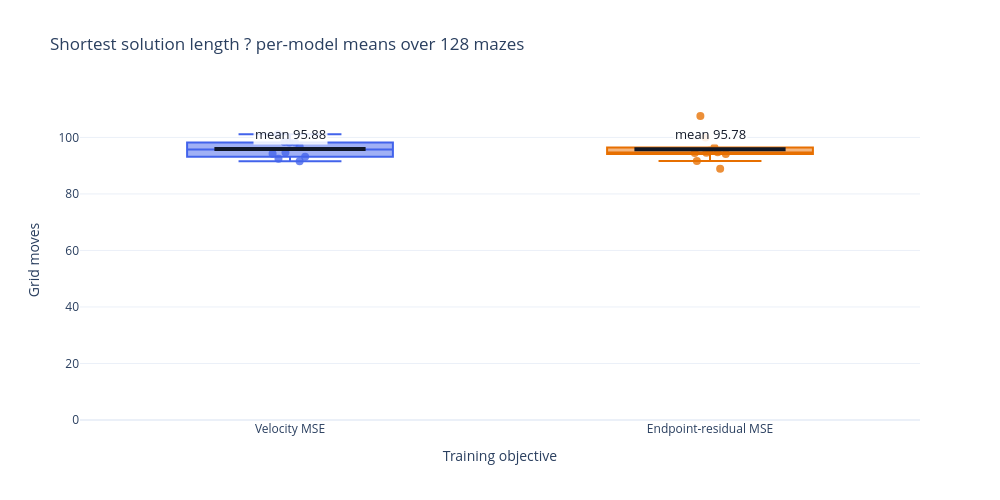
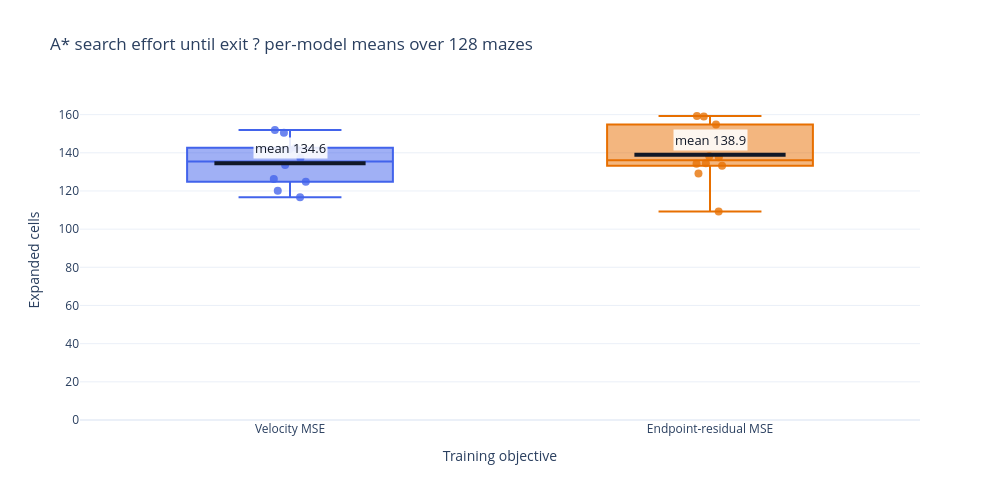

The notebook cell these images were saved under, in order:
### Markdown cell above
## 7. Solution length and A* search effort

For each generated maze, calculate the shortest entrance-to-exit path length with BFS and count A* expansions until the exit is reached. The goal cell is included in the expansion count. If the exit is unreachable, the shortest length is undefined; A* expansions count all cells searched before the frontier is exhausted.

The plots compare each model's mean over the generated mazes, grouped by training objective. The shortest-length mean is conditioned on solvable mazes.

### Code cell
from collections import deque
import heapq

MAZE_START = (0, 1)
MAZE_GOAL = (31, 30)
MAZE_DIRECTIONS = ((-1, 0), (1, 0), (0, -1), (0, 1))

# Notebook cells may be rerun out of order; refresh stale samples without mazes.
if "evaluation_initial_states" not in globals():
    evaluation_rng = torch.Generator(device=DEVICE).manual_seed(SEED + 501)
    evaluation_initial_states = torch.randn(
        N_METRIC_SAMPLES,
        EMBEDDING_DIM,
        32,
        32,
        generator=evaluation_rng,
        device=DEVICE,
        dtype=binary_embeddings.dtype,
    )
for model_name, candidate in models.items():
    old_result = solvability_results.get(model_name)
    if old_result is None or "mazes" not in old_result:
        continuous = sample_flow(candidate, evaluation_initial_states, steps=ODE_STEPS)
        generated_mazes = (
            torch.einsum("bdhw,kd->bkhw", continuous, binary_embeddings)
            .argmax(dim=1)
            .cpu()
            .numpy()
            .astype(np.uint8)
        )
        solved = np.asarray(
            [solvability_rate([maze]) == 1.0 for maze in generated_mazes]
        )
        solvability_results[model_name] = {
            "objective": MODEL_META[model_name]["objective"],
            "replicate": MODEL_META[model_name]["replicate"],
            "solvable": solved,
            "mazes": generated_mazes,
            "rate": float(solved.mean()),
        }
solvability_results = {name: solvability_results[name] for name in models}


def shortest_path_length_and_astar_expansions(maze):
    passable = np.asarray(maze, dtype=bool)
    height, width = passable.shape

    def neighbors(cell):
        row, col = cell
        for dr, dc in MAZE_DIRECTIONS:
            nr, nc = row + dr, col + dc
            if 0 <= nr < height and 0 <= nc < width and passable[nr, nc]:
                yield nr, nc

    shortest_length = np.nan
    if passable[MAZE_START]:
        distances = {MAZE_START: 0}
        queue = deque([MAZE_START])
        while queue:
            cell = queue.popleft()
            for nxt in neighbors(cell):
                if nxt not in distances:
                    distances[nxt] = distances[cell] + 1
                    queue.append(nxt)
        if MAZE_GOAL in distances:
            shortest_length = float(distances[MAZE_GOAL])

    if not passable[MAZE_START]:
        return shortest_length, 0

    def heuristic(cell):
        return abs(cell[0] - MAZE_GOAL[0]) + abs(cell[1] - MAZE_GOAL[1])

    frontier = [(heuristic(MAZE_START), 0, MAZE_START)]
    best_cost = {MAZE_START: 0}
    closed = set()
    expansions = 0
    while frontier:
        _, cost, cell = heapq.heappop(frontier)
        if cell in closed or cost != best_cost.get(cell):
            continue
        closed.add(cell)
        expansions += 1
        if cell == MAZE_GOAL:
            break
        for nxt in neighbors(cell):
            new_cost = cost + 1
            if new_cost < best_cost.get(nxt, float("inf")):
                best_cost[nxt] = new_cost
                heapq.heappush(frontier, (new_cost + heuristic(nxt), new_cost, nxt))
    return shortest_length, expansions


maze_metrics_by_model = {}
for model_name, result in solvability_results.items():
    per_maze = [
        shortest_path_length_and_astar_expansions(maze) for maze in result["mazes"]
    ]
    lengths = np.asarray([item[0] for item in per_maze], dtype=float)
    expansions = np.asarray([item[1] for item in per_maze], dtype=float)
    maze_metrics_by_model[model_name] = {
        "shortest_solution_length": (
            float(np.nanmean(lengths)) if np.isfinite(lengths).any() else np.nan
        ),
        "astar_expansions": float(expansions.mean()),
        "solved_samples": int(np.isfinite(lengths).sum()),
    }


def plot_metric_boxplot(metric, title, y_title):
    fig = go.Figure()
    for objective_index, objective in enumerate(OBJECTIVES):
        names = [
            name
            for name in models
            if MODEL_META[name]["objective"] == objective
            and np.isfinite(maze_metrics_by_model[name][metric])
        ]
        values = np.asarray([maze_metrics_by_model[name][metric] for name in names])
        if not len(values):
            continue
        color = OBJECTIVE_COLORS[objective]
        fig.add_trace(
            go.Box(
                x=[objective_index] * len(values),
                y=values,
                name=OBJECTIVE_LABELS[objective],
                boxpoints="all",
                jitter=0.2,
                pointpos=0,
                marker=dict(color=color, size=8, opacity=0.78),
                line=dict(color=color, width=2),
                customdata=np.asarray(names)[:, None],
                hovertemplate="%{customdata[0]}<br>Model mean: %{y:.2f}<extra></extra>",
                showlegend=False,
            )
        )
        mean_value = float(values.mean())
        fig.add_shape(
            type="line",
            x0=objective_index - 0.18,
            x1=objective_index + 0.18,
            y0=mean_value,
            y1=mean_value,
            xref="x",
            yref="y",
            line=dict(color="#111827", width=4),
        )
        fig.add_annotation(
            x=objective_index,
            y=mean_value,
            text=(
                f"mean {mean_value:.2f}"
                if metric == "shortest_solution_length"
                else f"mean {mean_value:.1f}"
            ),
            showarrow=False,
            yshift=15,
            font=dict(size=13, color="#111827"),
            bgcolor="rgba(255,255,255,0.88)",
        )
    fig.update_layout(
        title=f"{title} ? per-model means over {N_METRIC_SAMPLES} mazes",
        xaxis=dict(
            title="Training objective",
            tickmode="array",
            tickvals=[0, 1],
            ticktext=[OBJECTIVE_LABELS[name] for name in OBJECTIVES],
            range=[-0.5, 1.5],
        ),
        yaxis=dict(title=y_title, rangemode="tozero"),
        template="plotly_white",
        width=1000,
        height=500,
    )
    fig.show()


plot_metric_boxplot(
    "shortest_solution_length", "Shortest solution length", "Grid moves"
)
plot_metric_boxplot("astar_expansions", "A* search effort until exit", "Expanded cells")

### Figure 1 — Plotly figure (JSON) as saved in the notebook; plotly's stock layout.template omitted (floating-point values rounded to 4 significant figures)
{"data": [{"boxpoints": "all", "customdata": [["velocity_01"], ["velocity_02"], ["velocity_03"], ["velocity_04"], ["velocity_05"], ["velocity_06"], ["velocity_07"], ["velocity_08"], ["velocity_09"], ["velocity_10"]], "hovertemplate": "%{customdata[0]}<br>Model mean: %{y:.2f}<extra></extra>", "jitter": 0.2, "line": {"color": "#4263eb", "width": 2}, "marker": {"color": "#4263eb", "opacity": 0.78, "size": 8}, "name": "Velocity MSE", "pointpos": 0, "showlegend": false, "type": "box", "x": [0, 0, 0, 0, 0, 0, 0, 0, 0, 0], "y": [98.36, 94.69, 98.17, 96.79, 92.43, 91.56, 94.24, 101.2, 98.19, 93.2]}, {"boxpoints": "all", "customdata": [["endpoint_residual_01"], ["endpoint_residual_02"], ["endpoint_residual_03"], ["endpoint_residual_04"], ["endpoint_residual_05"], ["endpoint_residual_06"], ["endpoint_residual_07"], ["endpoint_residual_08"], ["endpoint_residual_09"], ["endpoint_residual_10"]], "hovertemplate": "%{customdata[0]}<br>Model mean: %{y:.2f}<extra></extra>", "jitter": 0.2, "line": {"color": "#e76f00", "width": 2}, "marker": {"color": "#e76f00", "opacity": 0.78, "size": 8}, "name": "Endpoint-residual MSE", "pointpos": 0, "showlegend": false, "type": "box", "x": [1, 1, 1, 1, 1, 1, 1, 1, 1, 1], "y": [88.92, 94.76, 96.47, 95.26, 94.58, 91.63, 94.17, 94.51, 99.94, 107.6]}], "layout": {"annotations": [{"bgcolor": "rgba(255,255,255,0.88)", "font": {"color": "#111827", "size": 13}, "showarrow": false, "text": "mean 95.88", "x": 0, "y": 95.88, "yshift": 15}, {"bgcolor": "rgba(255,255,255,0.88)", "font": {"color": "#111827", "size": 13}, "showarrow": false, "text": "mean 95.78", "x": 1, "y": 95.78, "yshift": 15}], "height": 500, "shapes": [{"line": {"color": "#111827", "width": 4}, "type": "line", "x0": -0.18, "x1": 0.18, "xref": "x", "y0": 95.88, "y1": 95.88, "yref": "y"}, {"line": {"color": "#111827", "width": 4}, "type": "line", "x0": 0.82, "x1": 1.18, "xref": "x", "y0": 95.78, "y1": 95.78, "yref": "y"}], "title": {"text": "Shortest solution length ? per-model means over 128 mazes"}, "width": 1000, "xaxis": {"range": [-0.5, 1.5], "tickmode": "array", "ticktext": ["Velocity MSE", "Endpoint-residual MSE"], "tickvals": [0, 1], "title": {"text": "Training objective"}}, "yaxis": {"rangemode": "tozero", "title": {"text": "Grid moves"}}}}

### Figure 2 — Plotly figure (JSON) as saved in the notebook; plotly's stock layout.template omitted (floating-point values rounded to 4 significant figures)
{"data": [{"boxpoints": "all", "customdata": [["velocity_01"], ["velocity_02"], ["velocity_03"], ["velocity_04"], ["velocity_05"], ["velocity_06"], ["velocity_07"], ["velocity_08"], ["velocity_09"], ["velocity_10"]], "hovertemplate": "%{customdata[0]}<br>Model mean: %{y:.2f}<extra></extra>", "jitter": 0.2, "line": {"color": "#4263eb", "width": 2}, "marker": {"color": "#4263eb", "opacity": 0.78, "size": 8}, "name": "Velocity MSE", "pointpos": 0, "showlegend": false, "type": "box", "x": [0, 0, 0, 0, 0, 0, 0, 0, 0, 0], "y": [141.9, 120.1, 151.9, 116.7, 150.5, 137.3, 126.3, 124.8, 142.7, 133.6]}, {"boxpoints": "all", "customdata": [["endpoint_residual_01"], ["endpoint_residual_02"], ["endpoint_residual_03"], ["endpoint_residual_04"], ["endpoint_residual_05"], ["endpoint_residual_06"], ["endpoint_residual_07"], ["endpoint_residual_08"], ["endpoint_residual_09"], ["endpoint_residual_10"]], "hovertemplate": "%{customdata[0]}<br>Model mean: %{y:.2f}<extra></extra>", "jitter": 0.2, "line": {"color": "#e76f00", "width": 2}, "marker": {"color": "#e76f00", "opacity": 0.78, "size": 8}, "name": "Endpoint-residual MSE", "pointpos": 0, "showlegend": false, "type": "box", "x": [1, 1, 1, 1, 1, 1, 1, 1, 1, 1], "y": [109.2, 137.6, 159.3, 133.2, 154.9, 129.2, 134.3, 134.5, 138.2, 159.0]}], "layout": {"annotations": [{"bgcolor": "rgba(255,255,255,0.88)", "font": {"color": "#111827", "size": 13}, "showarrow": false, "text": "mean 134.6", "x": 0, "y": 134.6, "yshift": 15}, {"bgcolor": "rgba(255,255,255,0.88)", "font": {"color": "#111827", "size": 13}, "showarrow": false, "text": "mean 138.9", "x": 1, "y": 138.9, "yshift": 15}], "height": 500, "shapes": [{"line": {"color": "#111827", "width": 4}, "type": "line", "x0": -0.18, "x1": 0.18, "xref": "x", "y0": 134.6, "y1": 134.6, "yref": "y"}, {"line": {"color": "#111827", "width": 4}, "type": "line", "x0": 0.82, "x1": 1.18, "xref": "x", "y0": 138.9, "y1": 138.9, "yref": "y"}], "title": {"text": "A* search effort until exit ? per-model means over 128 mazes"}, "width": 1000, "xaxis": {"range": [-0.5, 1.5], "tickmode": "array", "ticktext": ["Velocity MSE", "Endpoint-residual MSE"], "tickvals": [0, 1], "title": {"text": "Training objective"}}, "yaxis": {"rangemode": "tozero", "title": {"text": "Expanded cells"}}}}
